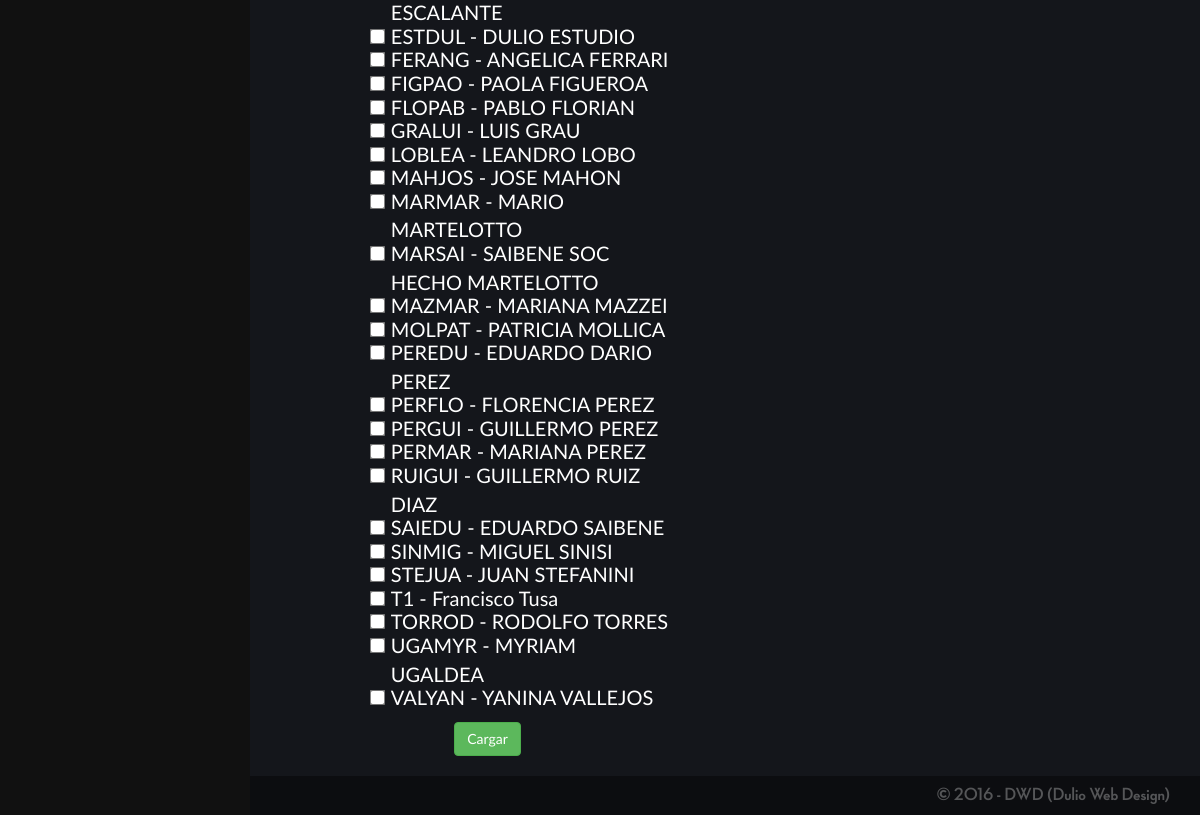
Page /generador.php (signed in, lower part) on the earlier database version.
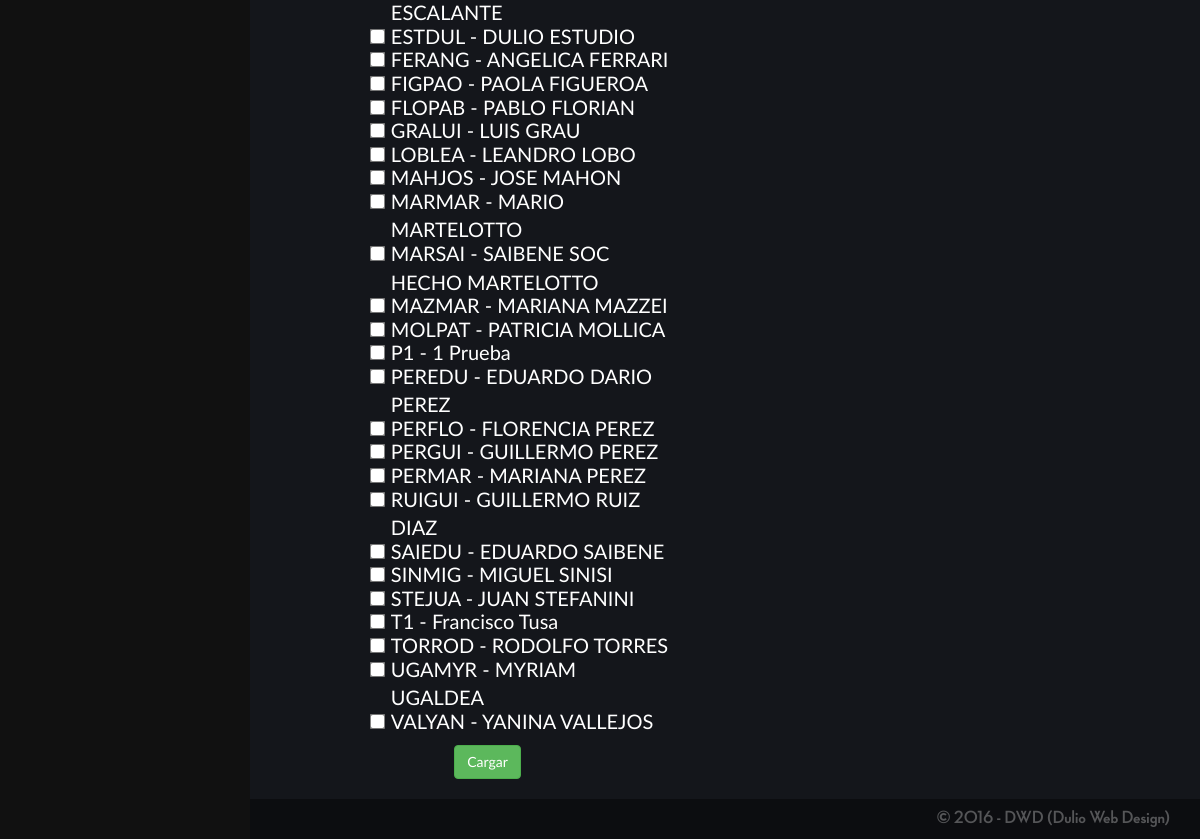
Same page on the later database version.
### tables this page shows
CREATE TABLE `cliente` (
  `idCliente` varchar(10) NOT NULL,
  `nombre` varchar(100) NOT NULL,
  `apellido` varchar(100) NOT NULL,
  `CUIT` varchar(11) DEFAULT NULL,
  `fechaNacimiento` date DEFAULT NULL,
  `nacionalidad` varchar(100) DEFAULT NULL,
  `mail` varchar(100) DEFAULT NULL,
  `celular` varchar(40) DEFAULT NULL,
  `companiaCelular` varchar(50) DEFAULT NULL,
  `telefonoFijo` varchar(40) DEFAULT NULL,
  `habilitado` tinyint(1) NOT NULL DEFAULT '1',
  `honorarioBase` float NOT NULL DEFAULT '0',
  PRIMARY KEY (`idCliente`)
);

### generador.php (the view, shortened to what this page needs)
<!doctype html>
<html>
<head>
    <link rel="stylesheet" href="css/bootstrap.css">
    <link rel="stylesheet" href="estilospanel.css">
</head>
<body>
	<?php
		include "conecto.php";
	?>
	<div class="lateral">
		<?php
			include "modificar/logoInside.php";
		?>
	</div>
	<div class="principal">
		<div class="contenido">
			<div class="col-sm-6">
				<form action="generar.php" method="post" id="generador">
					<div class="row">
						<div class="col-sm-10">
								<?php
									$sql= "SELECT * FROM cliente WHERE habilitado = 1";
									$resultado = mysqli_query($conexion,$sql);
									while($clientes = mysqli_fetch_assoc($resultado)){
										$idCliente = $clientes['idCliente'];
										$nombreCliente = $clientes['nombre'];
										$apellidoCliente = $clientes['apellido'];
										echo"
											<div class='subtitulo'>
								                <div class='checkbox'>
								                    <label>
								                        <input type='checkbox' name='clientes[]' class='clientes' value='$idCliente'>
								                        $idCliente - $nombreCliente $apellidoCliente
								                    </label>
								                </div>
								            </div>
								        ";
									}
								?>
						</div>
					</div>
					<div class="row">
						<p align="center">
							<input type="submit" value='Cargar' class='btn btn-success'>
						</p>
					</div>
				</form>
			</div>
		</div>
		<div class="inferior">
			<h4 align="right">
	    		<a target="_blank" class="footer" href="http://www.dulio.com.ar">&copy; 2016 - DWD (Dulio Web Design)</a>
	    	</h4>
		</div>
	</div>
</body>
</html>

Differences in the rows shown:
added cliente: idCliente "P1", nombre "1", apellido "Prueba"
